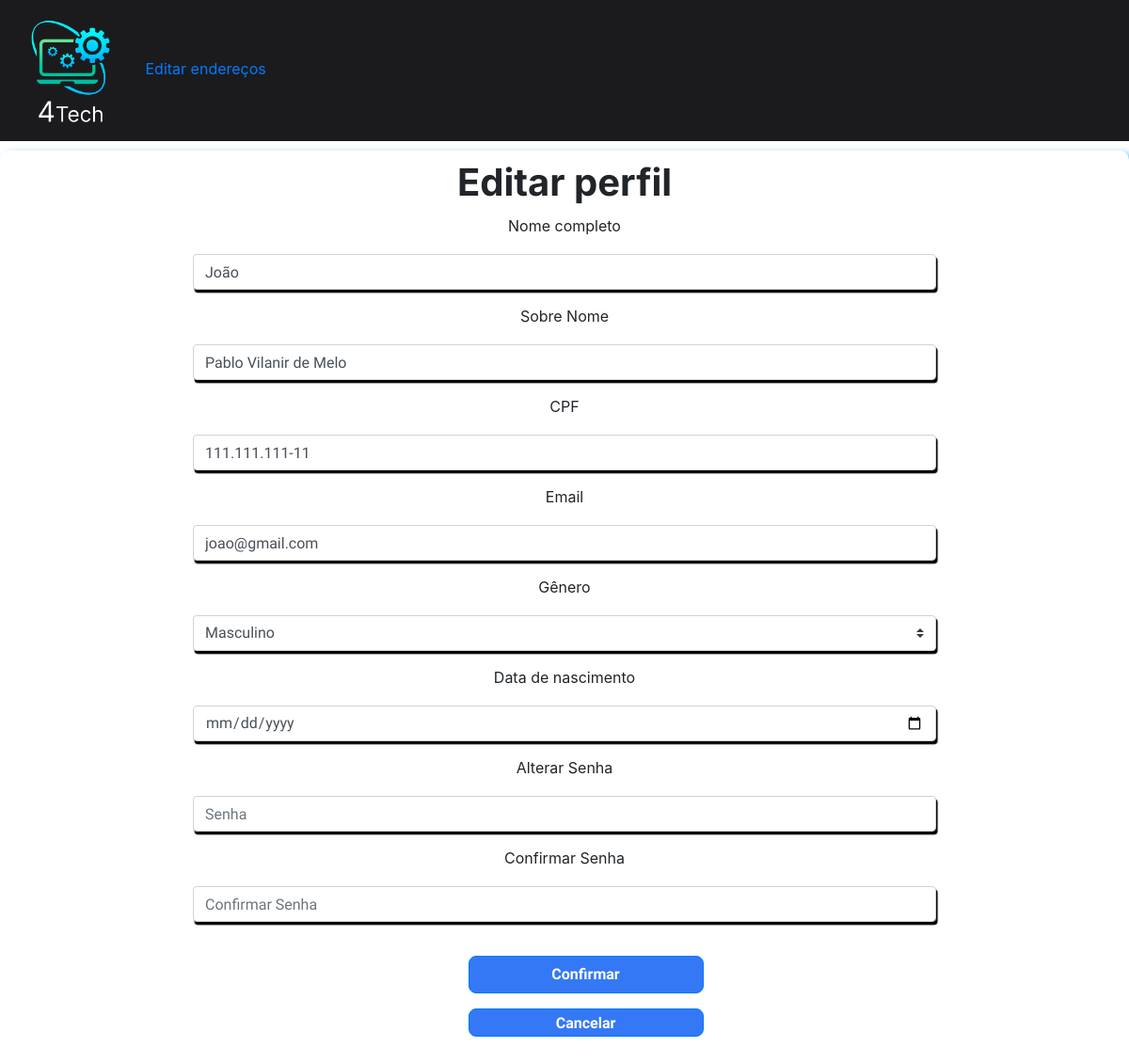
The page /editarCliente.php?id=1 on the database as committed earlier.
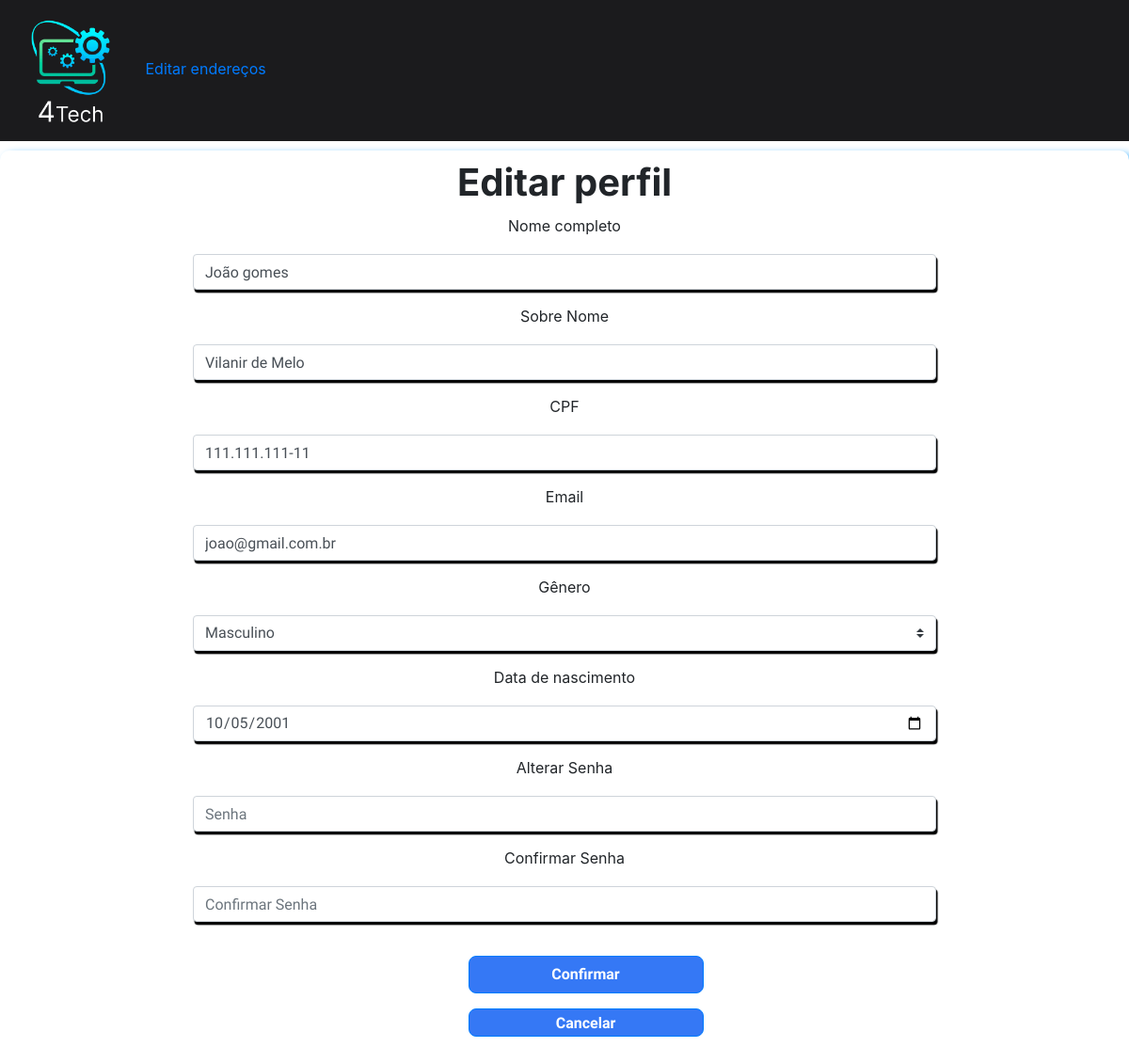
The same page on the database as committed later.
### tables this page shows
CREATE TABLE `usuarios_clientes` (
  `id` int(10) NOT NULL,
  `email` varchar(100) NOT NULL,
  `senha` varchar(200) NOT NULL,
  `cliente_id` int(10) DEFAULT NULL
);

CREATE TABLE `clientes` (
  `id` int(10) NOT NULL,
  `nome` varchar(50) NOT NULL,
  `sobrenome` varchar(200) NOT NULL,
  `cpf` varchar(15) NOT NULL,
  `dataNascimento` varchar(11) NOT NULL,
  `genero` varchar(20) NOT NULL,
  `ddd_celular` varchar(2) NOT NULL,
  `num_celular` varchar(10) NOT NULL,
  `ddd_telefone` varchar(2) NOT NULL,
  `num_telefone` varchar(9) NOT NULL
);

### editarCliente.php (the view, shortened to what the changed rows need)
<?php
include("conexao.php");
(isset($_GET['id'])) ? $id_cliente = $_GET['id'] : null;
$sql_code = "SELECT * FROM clientes INNER JOIN usuarios_clientes ON clientes.id=usuarios_clientes.cliente_id WHERE clientes.id=$id_cliente;";
$sql_query = $mysqli->query($sql_code) or die($mysqli->error);
?>
<!DOCTYPE html>
<html lang="pt-br">
<head>
    <link rel="stylesheet" href="css/EditarCliente.css">
    <link rel="stylesheet" href="https://stackpath.bootstrapcdn.com/bootstrap/4.1.3/css/bootstrap.min.css">
</head>
<body>
    <header>
    <?php while ($clientes = $sql_query->fetch_assoc()) : ?>
        <div class="logo">
            <img src="img/Logo.png" alt="Logo da 4Tech">
           <a href="VisualizarEndereco.php?id=<?=$id_cliente?>">Editar endereços</a>
        </div>
    </header>
    <section class="area-edicao">
        <form id="form-edicao" action="Controle_Cliente.php" method="POST">
            <h1>Editar perfil</h1>
                    <div class="dados-edicao">
                        <div class="form-group row">
                            <div class="col-md-8 offset-md-2">
                                <label>Nome completo</label>
                                <input type="text" name="nome" id="nome" placeholder="Nome" class="inputs required form-control" oninput="validaNome()" value="<?= $clientes['nome'] ?>">
                            </div>
                        </div>
                        <div class="form-group row">
                            <div class="col-md-8 offset-md-2">
                                <label>Sobre Nome</label><br>
                                <input type="text" name="sobrenome" placeholder="Sobrenome" class="inputs required form-control" oninput="validaSobreNome()" value="<?= $clientes['sobrenome'] ?>">
                            </div>
                        </div>
                        <div class="form-group row">
                            <div class="col-md-8 offset-md-2">
                                <label>CPF</label><br>
                                <input type="text" name="cpf" placeholder="CPF" class="inputs required form-control" oninput="mascaraCPF()"  maxlength="14"  value="<?= $clientes['cpf'] ?>">
                            </div>
                        </div>
                        <div class="form-group row">
                            <div class="col-md-8 offset-md-2">
                                <label for="inputEmail4">Email</label><br>
                                <input type="email" name="email" id="inputEmail4" placeholder="Email" class="inputs required form-control" oninput="validaEmail()" value="<?= $clientes['email'] ?>">
                            </div>
                        </div>
                        <div class="form-group row">
                            <div class="col-md-8 offset-md-2">
                                <label>Gênero</label><br>
                                <select name="genero" class="select custom-select form-control">
                                    <option value="Masculino" <?php if ($clientes['genero'] == 'Masculino') echo 'selected'; ?>>Masculino</option>
                                </select><br>
                            </div>
                        </div>
                        <div class="form-group row">
                            <div class="col-md-8 offset-md-2">
                                <label>Data de nascimento</label><br>
                                <input type="date" name="dataNascimento" class="inputs form-control" value="<?= $clientes['dataNascimento'] ?>">
                            </div>
                        </div>
                        <div class="form-group row">
                            <div class="col-md-8 offset-md-2">
                                <label for="inputPassword4">Alterar Senha</label><br>
                                <input type="password" name="senha"  placeholder="Senha" class="inputs required form-control" oninput="validaSenha()">
                            </div>
                        </div>
                        <div class="form-group row">
                            <div class="col-md-8 offset-md-2">
                                <label for="inputPassword4">Confirmar Senha</label><br>
                                <input type="password" name="confSenha"  placeholder="Confirmar Senha" class="inputs required form-control" oninput="comparaSenha()">
                            </div>
                        </div>
                        <div class="form-group row">
                            <div class=" offset-md-5">
                                <a href="index.php?usuarios_clientes=<?=$clientes['cliente_id']?>"><input  type="submit" class="btn btn-primary" name="editarCliente" id="btn-edicao" value="Confirmar"></a>
                            </div>
                        </div>
                        <div class="form-group row">
                            <div class=" offset-md-5">
                                <a href="index.php?usuarios_clientes=<?=$clientes['cliente_id']?>"><input  type="" class="btn btn-primary" name="cancelar" id="btn-cancelar" value="Cancelar"></a>
                            </div>
                        </div>
                    </div>
            <?php endwhile ?>
        </form>
    </section>
</body>
</html>

Rows that differ between the two databases and show on the page:
changed usuarios_clientes: nome "João" → "João gomes"; sobrenome "Pablo Vilanir de Melo" → "Vilanir de Melo"; email "joao@gmail.com" → "joao@gmail.com.br"; dataNascimento (not shown) → "10/05/2001"
